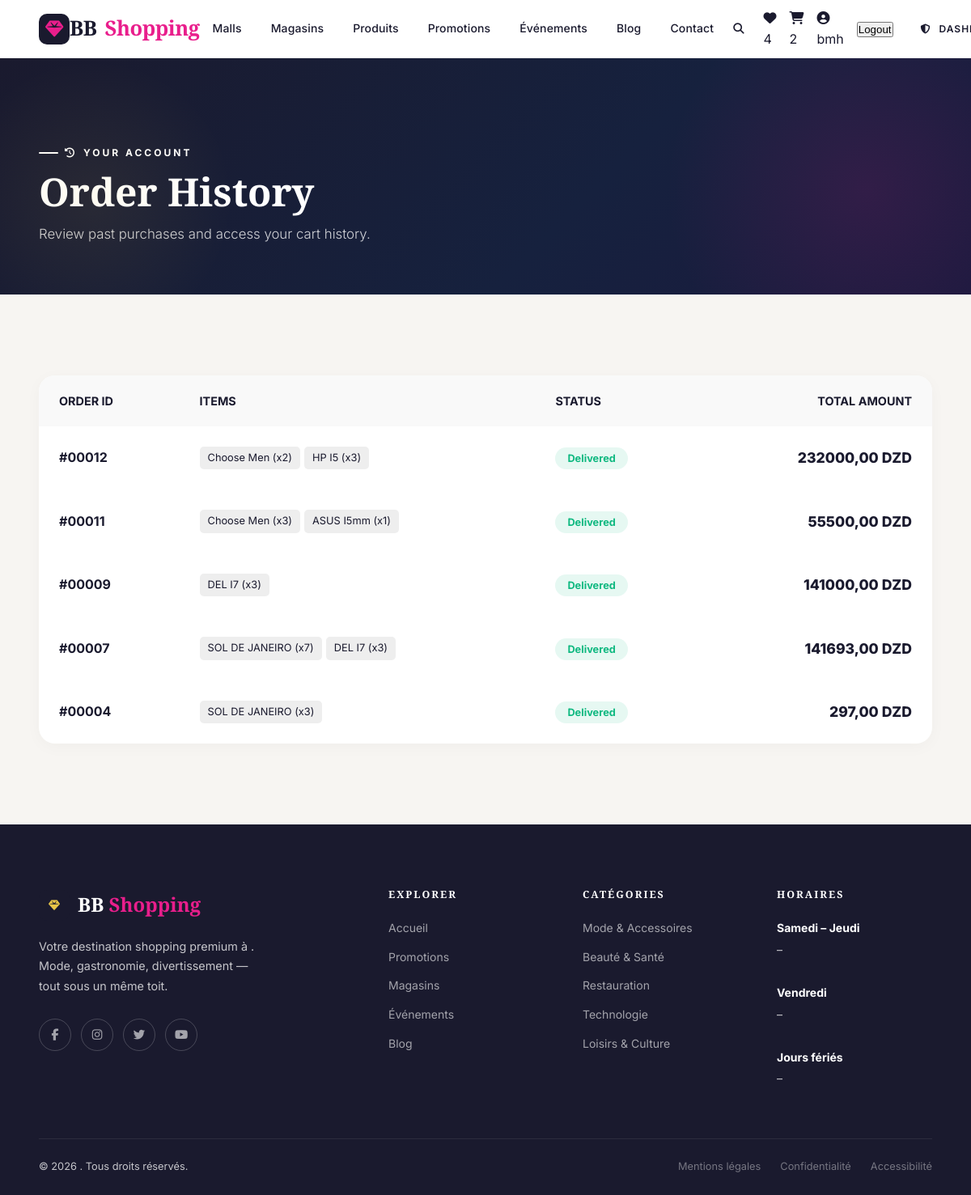
Page /history/ (signed in) on the committed database.
### centre_commercial/models.py (models this page shows, shortened)
class Order(models.Model):
    STATUS_CHOICES = [
        ('pending', 'Pending'),
        ('processing', 'Processing'),
        ('shipped', 'Shipped'),
        ('delivered', 'Delivered'),
        ('cancelled', 'Cancelled'),
    ]
    PAYMENT_METHOD_CHOICES = [
        ('cash', 'Cash on Delivery'),
        ('card', 'Card'),
        ('transfer', 'Bank Transfer'),
    ]
    user = models.ForeignKey(settings.AUTH_USER_MODEL, on_delete=models.CASCADE, related_name='orders')
    status = models.CharField(max_length=20, choices=STATUS_CHOICES, default='pending', verbose_name=_("Status"), db_index=True)
    created_at = models.DateTimeField(auto_now_add=True, verbose_name=_("Created at"), db_index=True)
    updated_at = models.DateTimeField(auto_now_add=True, verbose_name=_("Updated at"), db_index=True)
    total_price = models.DecimalField(max_digits=10, decimal_places=2, default=0, verbose_name=_("Total price"))
    address = models.CharField(max_length=255, verbose_name=_("Address"))
    payment_method = models.CharField(max_length=20, choices=PAYMENT_METHOD_CHOICES, default='cash', verbose_name=_("Payment method"))
    notes = models.TextField(blank=True, null=True, verbose_name=_("Notes"))
    class Meta:
        ordering = ['-created_at']

class OrderItem(models.Model):
    STATUS_CHOICES = [
        ('processing', 'Processing'),
        ('available', 'Available'),
        ('received', 'Received'),
        ('cancelled', 'Cancelled'),
    ]
    order    = models.ForeignKey(Order, on_delete=models.CASCADE, related_name='items')
    product  = models.ForeignKey('Product', on_delete=models.CASCADE)
    quantity = models.PositiveIntegerField(default=1)
    price    = models.DecimalField(max_digits=10, decimal_places=2)
    status = models.CharField(max_length=20, choices=STATUS_CHOICES, default='processing')
    notes = models.CharField(max_length=255, blank=True, null=True)

class Product(models.Model):
    shop = models.ForeignKey(Shop, on_delete=models.CASCADE, related_name='products')
    category = models.ForeignKey(ProductCategory, on_delete=models.CASCADE)
    name = models.CharField(max_length=200)
    slug = models.SlugField(unique=True, blank=True)
    description = models.TextField(blank=True, verbose_name="Description")
    old_price = models.DecimalField(max_digits=10, decimal_places=2, null=True, blank=True)
    price = models.DecimalField(max_digits=10, decimal_places=2)
    image = models.ImageField(upload_to='products/', blank=True, null=True)
    created_at = models.DateTimeField(auto_now_add=True)
    updated_at = models.DateTimeField(auto_now=True)
    is_featured = models.BooleanField(default=False)
    is_actif = models.BooleanField(default=False)
    class Meta:
        ordering = ['-created_at', '-updated_at']
        verbose_name = _("Product")

### centre_commercial/views.py (the view)
# urls.py: path('history/', views.order_history, name='order_history'),
@login_required # order_history
def order_history(request):
    orders = Order.objects.filter(user=request.user, status='delivered').order_by('-id')
    return render(request, 'mall/order_history.html', {'orders': orders})

### centre_commercial/context_processors.py (called while the page is built)
def cart_processor(request):
    cart_count = 0
    if request.user.is_authenticated:
        order = Order.objects.filter(user=request.user, status='pending').first()
        if order:
            cart_count = sum(item.quantity for item in order.items.all())
    return {
        'cart_count': cart_count
    }

def wishlist_processor(request):
    wishlist_count = 0
    mall_slug = None
    if request.user.is_authenticated:
        wishlist = getattr(request.user, 'wishlist', None)
        if wishlist:
            wishlist_count = wishlist.products.count()
    if request.resolver_match:
        mall_slug = request.resolver_match.kwargs.get('mall_slug')
    return {
        'wishlist_count': wishlist_count,
        'mall_slug': mall_slug
    }

### templates/mall/order_history.html (shortened to what this page needs)
{% extends 'base.html' %}
{% load static %}
{% block content %}
<section class="ym-page-hero" style="background-color: var(--primary); color: white; padding: 100px 0 60px;">
    <div class="ym-container">
        <p class="ym-eyebrow" style="color: var(--accent);">
            <i class="fas fa-history"></i> Your Account
        </p>
        <h1 class="ym-section-title" style="color: white;">Order History</h1>
        <p class="ym-section-subtitle" style="color: rgba(255,255,255,0.8);">
            Review past purchases and access your cart history.
        </p>
    </div>
</section>
<section class="ym-section ym-section--gray" style="min-height: 60vh;">
    <div class="ym-container">
        {% if orders %}
        <div style="background: #fff; border-radius: 20px; box-shadow: 0 4px 20px rgba(0,0,0,0.03); overflow: hidden;">
            <table style="width: 100%; border-collapse: collapse;">
                <thead>
                    <tr style="background: #f9f9f9; text-align: left; border-bottom: 1px solid var(--border);">
                        <th style="padding: 20px 25px; font-weight: 700; color: var(--text-muted); font-size: 0.9rem; text-transform: uppercase;">Order ID</th>
                        <th style="padding: 20px 25px; font-weight: 700; color: var(--text-muted); font-size: 0.9rem; text-transform: uppercase;">Items</th>
                        <th style="padding: 20px 25px; font-weight: 700; color: var(--text-muted); font-size: 0.9rem; text-transform: uppercase;">Status</th>
                        <th style="padding: 20px 25px; font-weight: 700; color: var(--text-muted); font-size: 0.9rem; text-transform: uppercase; text-align: right;">Total Amount</th>
                    </tr>
                </thead>
                <tbody>
                    {% for order in orders %}
                    <tr style="border-bottom: 1px solid var(--border); transition: background 0.3s;" onmouseover="this.style.background='#fafafa'" onmouseout="this.style.background='transparent'">
                        <td style="padding: 25px; font-weight: 700; color: var(--primary);">#{{ order.id|stringformat:"05d" }}</td>
                        <td style="padding: 25px; color: var(--text-muted);">
                            <div style="display: flex; gap: 5px; flex-wrap: wrap;">
                            {% for item in order.items.all %}
                                <span style="background: #eee; padding: 4px 10px; border-radius: 5px; font-size: 0.8rem;">{{ item.product.name|truncatechars:20 }} (x{{ item.quantity }})</span>
                            {% endfor %}
                            </div>
                        </td>
                        <td style="padding: 25px;">
                            <span style="background: {% if order.status == 'delivered' %}rgba(16,185,129,0.1){% else %}rgba(245,158,11,0.1){% endif %}; color: {% if order.status == 'delivered' %}#10b981{% else %}#f59e0b{% endif %}; padding: 6px 15px; border-radius: 50px; font-size: 0.8rem; font-weight: 700; text-transform: capitalize;">
                                {{ order.status }}
                            </span>
                        </td>
                        <td style="padding: 25px; font-weight: 800; color: var(--primary); text-align: right; font-size: 1.1rem;">
                            {{ order.total_price }} DZD
                        </td>
                    </tr>
                    {% endfor %}
                </tbody>
            </table>
        </div>
        {% endif %}
    </div>
</section>
{% endblock %}

### templates/base.html (shortened to what this page needs)
{% load static %}
<!DOCTYPE html>
<html lang="fr">
<head>
  <link rel="stylesheet" href="https://cdnjs.cloudflare.com/ajax/libs/font-awesome/6.5.0/css/all.min.css">
  <link rel="stylesheet" href="{% static 'css/main.css' %}">
  <link rel="stylesheet" href="{% static 'css/portal.css' %}">
</head>
<body>
<header id="ym-navbar" class="ym-navbar" role="banner">
<a href="{% url 'home' %}" class="ym-navbar__brand">
    <span class="ym-navbar__brand-icon">
      <i class="fas fa-gem fa-sm"></i>
    </span>
</a>
{% if mall %}
  <a href="{% url 'mall' mall.slug %}" class="ym-navbar__brand">
     {{ mall.name }} <span>MALL</span>
    </a>
{% else %}
<a href="{% url 'home' %}" class="ym-navbar__brand">
    BB <span>Shopping</span>
  </a>
{% endif %}
  <nav>
    <ul class="ym-navbar__nav">
      <li><a href="{% url 'mall_list' %}">Malls</a></li>
      <li><a href="{% if mall %}{% url 'shops_by_mall' mall.slug %}{% else %}{% url 'shops_all' %}{% endif %}">Magasins</a></li>
      <li><a href="{% if mall %}{% url 'products_by_mall' mall.slug %}{% else %}{% url 'products_all' %}{% endif %}">Produits</a></li>
      <li><a href="{% if mall %}{% url 'promotions_by_mall' mall.slug %}{% else %}{% url 'promotions_all' %}{% endif %}">Promotions</a></li>
      <li><a href="{% if mall %}{% url 'events_by_mall' mall.slug %}{% else %}{% url 'events_all' %}{% endif %}">Événements</a></li>
      <li><a href="{% if mall %}{% url 'blogs_by_mall' mall.slug %}{% else %}{% url 'blogs_all' %}{% endif %}">Blog</a></li>
     <li>
      {% if mall %}
      <a href="{% url 'contact_message_create_by_mall' mall.slug %}" >Contact </a>
      {% else %}
      <a href="{% url 'contact_message_create' %}" >Contact </a>
      {% endif %}
     </li>
    </ul>
  </nav>
  <div class="ym-navbar__actions">
    <button class="ym-navbar__search-btn">
      <i class="fas fa-search"></i>
    </button>
    {% if user.is_authenticated %}
        <a href="{% url 'wishlist'%}" class="wishlist-icon">
          <i class="fas fa-heart"></i>
          <span class="wishlist-badge">{{ wishlist_count|default:"0" }}</span>
        </a>
      <a href="{% url 'cart' %}" class="cart-link">
        <i class="fas fa-shopping-cart"></i>
        <span class="cart-badge">{{ cart_count|default:"0" }}</span>
      </a>
      <a href="{% url 'user_update' user.username %}" class="ym-split-btn-main">
        <i class="fas fa-user-circle"></i> {{ user.username }}
      </a>
      <form action="{% url 'logout' %}" method="post">
        <button type="submit" class="ym-split-btn-main">Logout</button>
      </form>
      {% if user.is_superuser %}
        <a href="{% url 'admin_dashboard' %}" class="ym-btn ym-btn--pink ym-btn--sm" style="height: 32px; padding: 0 16px; border-radius: 8px; font-size: 0.75rem; text-transform: uppercase; letter-spacing: 1px;">
          <i class="fas fa-shield-alt me-1"></i> Dashboard</a>
      {% endif %}
    {% endif %}
  </div>
</header>
<main id="main-content" {% block main_attrs %}class="ym-main-content" style="margin-top:72px"{% endblock %}>
  {% block content %}
  {% endblock %}
</main>
<footer class="ym-footer" role="contentinfo">
  <div class="ym-container">
    <div class="ym-footer__grid">
      <div>
        <div class="ym-footer__brand">
          <span class="ym-navbar__brand-icon"><i class="fas fa-gem fa-sm"></i></span>
          <span class="ym-footer__brand-name">{% if mall %}{{mall.name}} <span>MALL</span>{% else %}BB <span>Shopping</span>{% endif %}</span>
        </div>
        <p class="ym-footer__tagline">
          Votre destination shopping premium à {{mall.city}}. Mode, gastronomie, divertissement — tout sous un même toit.
        </p>
        <div class="ym-footer__social">
          <a href="#" class="ym-footer__social-link" aria-label="Facebook"><i class="fab fa-facebook-f"></i></a>
          <a href="#" class="ym-footer__social-link" aria-label="Instagram"><i class="fab fa-instagram"></i></a>
          <a href="#" class="ym-footer__social-link" aria-label="Twitter"><i class="fab fa-twitter"></i></a>
          <a href="#" class="ym-footer__social-link" aria-label="YouTube"><i class="fab fa-youtube"></i></a>
        </div>
      </div>
      <div>
        <h3 class="ym-footer__heading">Explorer</h3>
        <ul class="ym-footer__links">
          {% if mall and mall.slug %}
            <li><a href="{% url 'mall' mall.slug %}">Accueil</a></li>
            <li><a href="{% url 'promotions_by_mall' mall.slug %}">Promotions</a></li>
            <li><a href="{% url 'shops_by_mall' mall.slug %}">Magasins</a></li>
            <li><a href="{% url 'events_by_mall' mall.slug %}">Événements</a></li>
            <li><a href="{% url 'blogs_by_mall' mall.slug %}">Blog</a></li>
            <li><a href="{% url 'contact_message_create_by_mall' mall.slug %}">Contact</a></li>
          {% else %}
            <li><a href="{% url 'home' %}">Accueil</a></li>
            <li><a href="{% url 'promotions_all' %}">Promotions</a></li>
            <li><a href="{% url 'shops_all' %}">Magasins</a></li>
            <li><a href="{% url 'events_all' %}">Événements</a></li>
            <li><a href="{% url 'blogs_all' %}">Blog</a></li>
          {% endif %}
        </ul>
      </div>
      <div>
        <h3 class="ym-footer__heading">Catégories</h3>
        <ul class="ym-footer__links">
          <li><a href="{% url 'shops_all' %}?category=mode">Mode & Accessoires</a></li>
          <li><a href="{% url 'shops_all' %}?category=beaute">Beauté & Santé</a></li>
          <li><a href="{% url 'shops_all' %}?category=restauration">Restauration</a></li>
          <li><a href="{% url 'shops_all' %}?category=technologie">Technologie</a></li>
          <li><a href="{% url 'shops_all' %}?category=loisirs">Loisirs & Culture</a></li>
        </ul>
      </div>
      <div>
        <h3 class="ym-footer__heading">Horaires</h3>
        <div class="ym-footer__hours">
          <p><strong>Samedi – Jeudi</strong><br>{{mall.opening_time}} – {{mall.closing_time}}</p>
          <br>
          <p><strong>Vendredi</strong><br>{{mall.opening_time}} – {{mall.closing_time}}</p>
          <br>
          <p><strong>Jours fériés</strong><br>{{mall.opening_time}} – {{mall.closing_time}}</p>
        </div>
      </div>
    </div>
    <div class="ym-footer__bottom">
      <p>© {% now "Y" %} {{mall.name}} . Tous droits réservés.</p>
      <div class="ym-footer__legal">
        <a href="#">Mentions légales</a>
        <a href="#">Confidentialité</a>
        <a href="#">Accessibilité</a>
      </div>
    </div>
  </div>
</footer>
</body>
</html>

### rows in the picture
Order: id "00012", status "Delivered", total_price "232000,00"
OrderItem: product.name "Choose Men", quantity "2"
OrderItem: product.name "HP I5", quantity "3"
Order: id "00011", status "Delivered", total_price "55500,00"
OrderItem: product.name "Choose Men", quantity "3"
OrderItem: product.name "ASUS I5mm", quantity "1"
Order: id "00009", status "Delivered", total_price "141000,00"
OrderItem: product.name "DEL I7", quantity "3"
Order: id "00007", status "Delivered", total_price "141693,00"
OrderItem: product.name "SOL DE JANEIRO", quantity "7"
OrderItem: product.name "DEL I7", quantity "3"
Order: id "00004", status "Delivered", total_price "297,00"
OrderItem: product.name "SOL DE JANEIRO", quantity "3"

### other values in the picture
{{ wishlist_count|default:"0" }} "4"
{{ cart_count|default:"0" }} "2"
{{ user.username }} "bmh"
